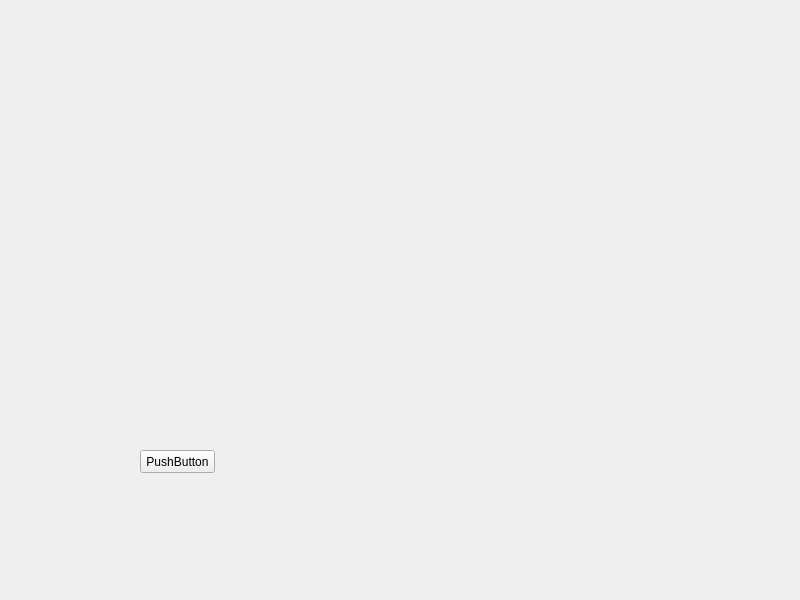
<?xml version="1.0" encoding="UTF-8"?>
<ui version="4.0">
 <class>Widget</class>
 <widget class="QWidget" name="Widget">
  <property name="geometry">
   <rect>
    <x>0</x>
    <y>0</y>
    <width>800</width>
    <height>600</height>
   </rect>
  </property>
  <property name="windowTitle">
   <string>Widget</string>
  </property>
  <widget class="QPushButton" name="pushButton">
   <property name="geometry">
    <rect>
     <x>140</x>
     <y>450</y>
     <width>75</width>
     <height>23</height>
    </rect>
   </property>
   <property name="text">
    <string>PushButton</string>
   </property>
  </widget>
 </widget>
 <resources/>
 <connections/>
</ui>
